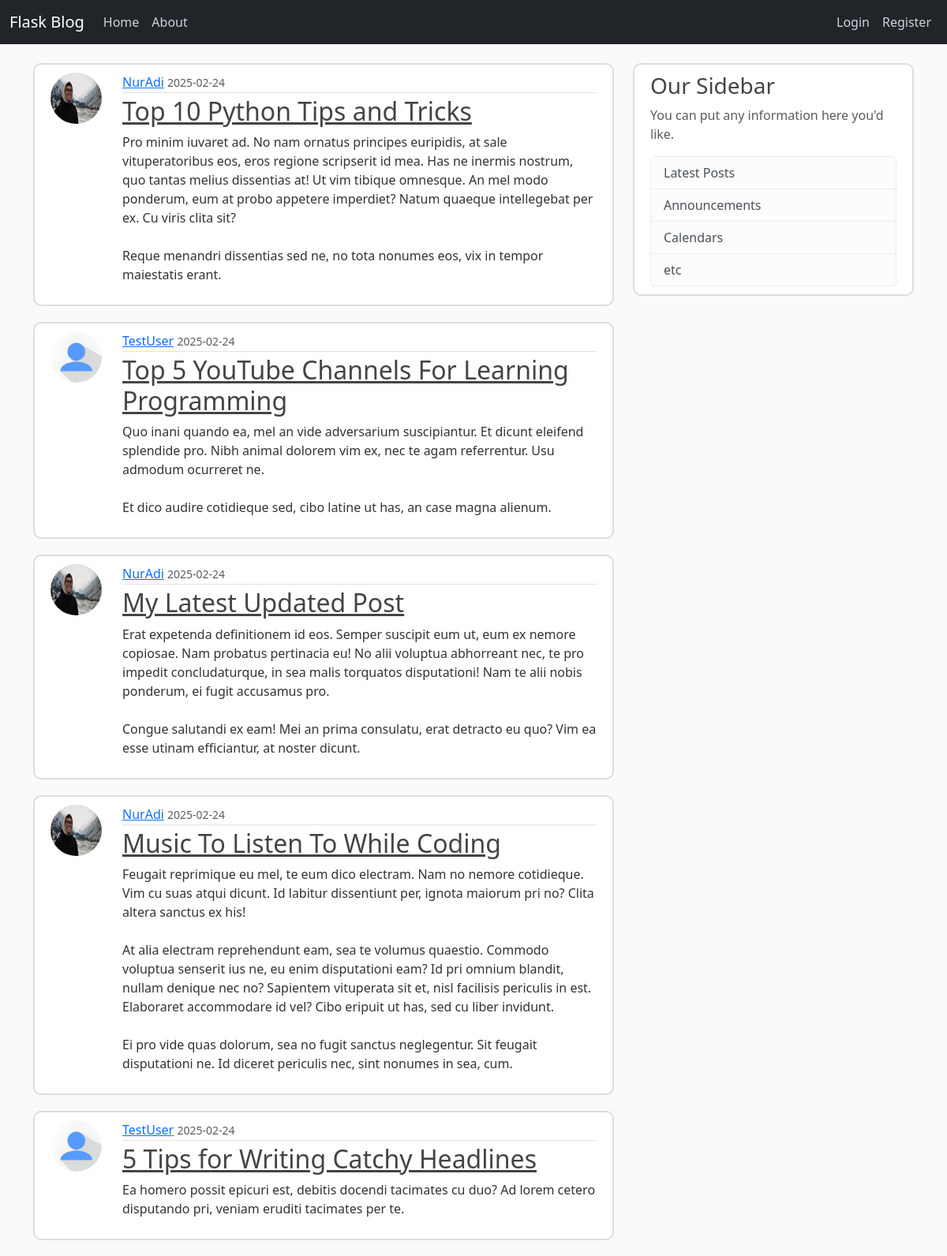
Page /home on the earlier database version.
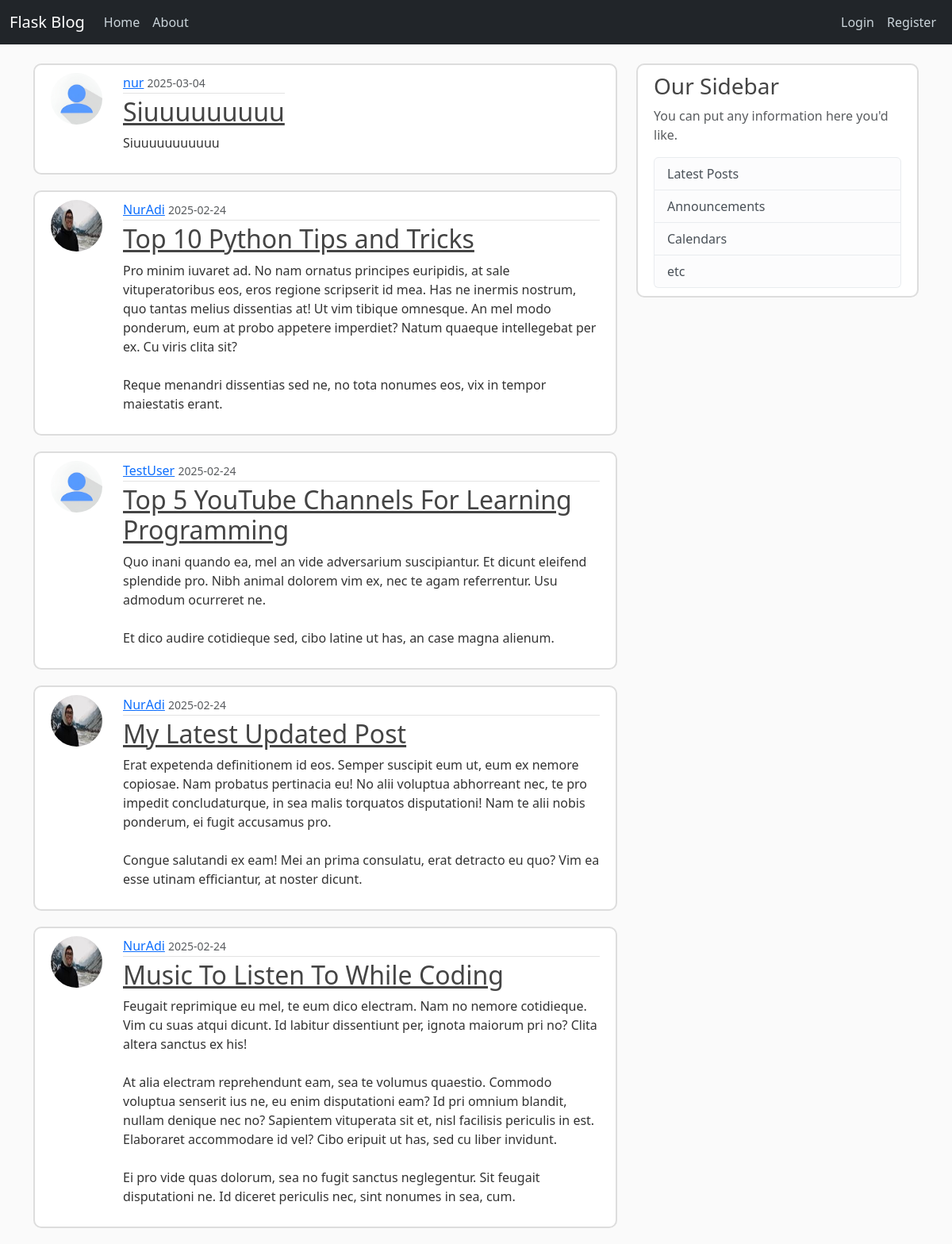
Same page on the later database version.
### flaskblog/models.py (models this page shows, shortened)
class Post(db.Model):
    id = db.Column(db.Integer, primary_key=True)
    title = db.Column(db.String(20), nullable=False)
    date_posted = db.Column(db.DateTime, nullable=False, default=datetime.now)
    content = db.Column(db.Text, nullable=False)
    user_id = db.Column(db.Integer, db.ForeignKey('user.id'), nullable=False)

class User(db.Model, UserMixin):
    id = db.Column(db.Integer, primary_key=True)
    username = db.Column(db.String(20), unique=True, nullable=False)
    email = db.Column(db.String(120), unique=True, nullable=False)
    image_file = db.Column(db.String(20), nullable=False, default='default.jpg')
    password = db.Column(db.String(60), nullable=False)
    posts = db.relationship('Post', backref='author', lazy=True)

### flaskblog/routes.py (the view)
@app.route('/')
@app.route('/home')
def home():
    page = request.args.get('page', 1, type=int)
    posts = Post.query.order_by(Post.date_posted.desc()).paginate(page=page, per_page=5)
    return render_template('home.html', posts=posts)

### flaskblog/templates/home.html
{% extends 'layout.html' %}
{% block content %}
    {% for post in posts %}
        <article class="media content-section">
            <img class="rounded-circle article-img" src="{{ url_for('static', filename='profile_pics/' + post.author.image_file) }}">
          <div class="media-body">
            <div class="article-metadata">
              <a class="mr-2" href="#">{{ post.author.username }}</a>
              <small class="text-muted">{{ post.date_posted.strftime('%Y-%m-%d') }}</small>
            </div>
            <h2><a class="article-title" href="{{ url_for('post', post_id=post.id )}}">{{ post.title }}</a></h2>
            <p class="article-content">{{ post.content }}</p>
          </div>
        </article>
    {% endfor %}
{% endblock content %}

### flaskblog/templates/layout.html (shortened to what this page needs)
<!doctype html>
<html lang="en">
<head>
    <link href="https://cdn.jsdelivr.net/npm/bootstrap@5.3.0/dist/css/bootstrap.min.css" rel="stylesheet">
    <link rel="stylesheet" type="text/css" href="{{ url_for('static', filename='main.css') }}">
</head>
<body>
    <header class="site-header">
        <nav class="navbar navbar-expand-md navbar-dark bg-dark fixed-top">
            <div class="container-fluid">
                <a class="navbar-brand" href="/">Flask Blog</a>
                <div class="collapse navbar-collapse" id="navbarToggle">
                    <div class="navbar-nav me-auto">
                        <a class="nav-item nav-link" href="{{ url_for('home') }}">Home</a>
                        <a class="nav-item nav-link" href="{{ url_for('about') }}">About</a>
                    </div>
                    <div class="navbar-nav">
                        {% if current_user.is_authenticated %}
                            <a class="nav-item nav-link" href="{{ url_for('new_post') }}">New Post</a>
                            <a class="nav-item nav-link" href="{{ url_for('account') }}">Account</a>
                            <a class="nav-item nav-link" href="{{ url_for('logout') }}">Logout</a>
                        {% else %}
                            <a class="nav-item nav-link" href="{{ url_for('login') }}">Login</a>
                            <a class="nav-item nav-link" href="{{ url_for('register') }}">Register</a>
                        {% endif %}
                    </div>
                </div>
            </div>
        </nav>
    </header>
    <main role="main" class="container mt-5">
        <div class="row">
            <div class="col-md-8">
                {% block content %}{% endblock %}
            </div>
            <div class="col-md-4">
                <div class="content-section">
                    <h3>Our Sidebar</h3>
                    <p class='text-muted'>You can put any information here you'd like.</p>
                    <ul class="list-group">
                        <li class="list-group-item list-group-item-light">Latest Posts</li>
                        <li class="list-group-item list-group-item-light">Announcements</li>
                        <li class="list-group-item list-group-item-light">Calendars</li>
                        <li class="list-group-item list-group-item-light">etc</li>
                    </ul>
                </div>
            </div>
        </div>
    </main>
</body>
</html>

### flaskblog/static/main.css (style rules this page uses)
body { background: #fafafa; color: #333333; margin-top: 5rem; }
h1, h2, h3, h4, h5, h6 { color: #444444; }
.site-header .navbar-nav .nav-link { color: #cbd5db; }
.content-section { background: #ffffff; padding: 10px 20px; border: 2px solid #dddddd; border-radius: 10px; margin-bottom: 20px; }
.article-title { color: #444444; }
.article-content { white-space: pre-line; }
.article-img { height: 65px; width: 65px; margin-right: 16px; }
.article-metadata { padding-bottom: 1px; margin-bottom: 4px; border-bottom: 1px solid #e3e3e3 }
.media { display: flex; align-items: left; }
.media-body { margin-left: 10px; }

Differences in the rows shown:
no longer on this page (row unchanged): Post: image_file (placeholder picture), author.username "TestUser", date_posted "2025-02-24", title "5 Tips for Writing Catchy Headlines", content "Ea homero possit epicuri est, debitis docendi tacimates cu duo? Ad lorem cetero disputando pri, veniam eruditi tacimates per te."
added Post: image_file (placeholder picture), author.username "nur", date_posted "2025-03-04", title "Siuuuuuuuuu", content "Siuuuuuuuuuuu"
